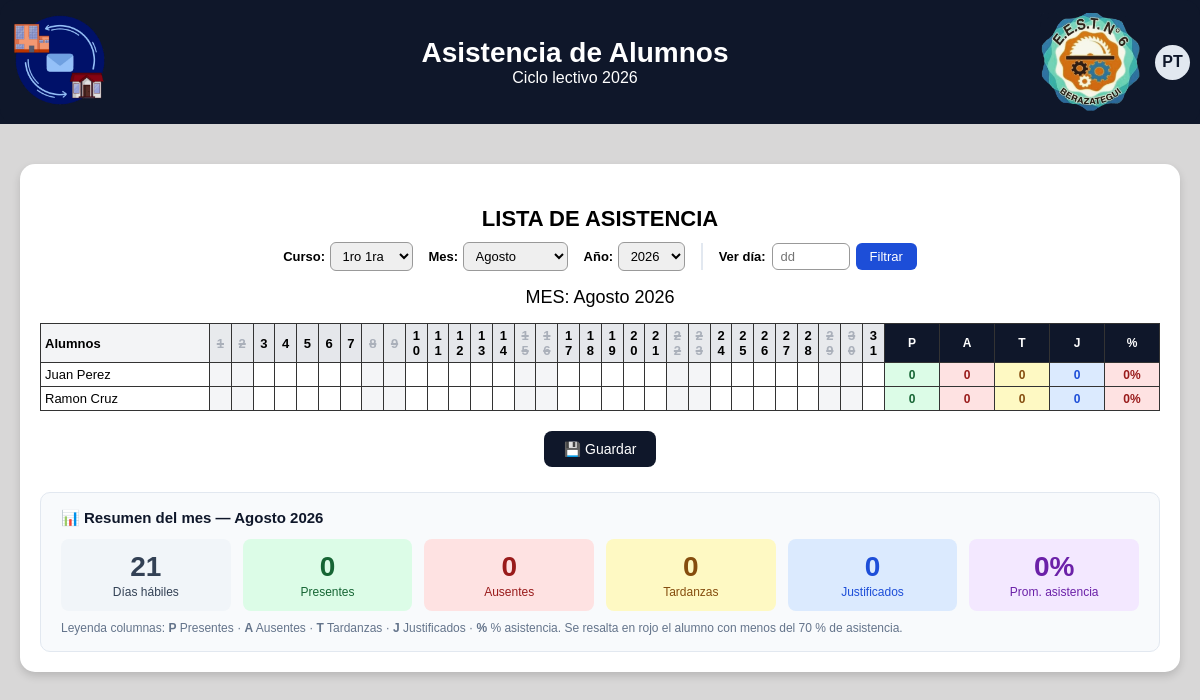
The app's page /S.G.I-Campus-VerFINAL-7mo7ma/asistencia.php (signed in) with its own data.
### tables this page shows
CREATE TABLE `usuarios` (
  `dni` int(10) UNSIGNED NOT NULL,
  `password` varchar(100) NOT NULL,
  `nombre` varchar(100) NOT NULL,
  `rol` varchar(20) NOT NULL,
  `password_changed` tinyint(1) NOT NULL DEFAULT 1
);

### S.G.I-Campus-VerFINAL-7mo7ma/asistencia.php (the view, shortened to what this page needs)
<?php
$rol        = strtolower($_SESSION['rol']);
$dniUsuario = (int)$_SESSION['dni'];
$conn = new mysqli("localhost", "root", "", "campus");
$conn->set_charset("utf8mb4");
$yearActual    = (int)date('Y');
$yearEscolarId = 0;
$stmt = $conn->prepare("SELECT id FROM year_escolar WHERE year = ? LIMIT 1");
$stmt->bind_param("i", $yearActual);
$stmt->execute();
$stmt->bind_result($yearEscolarId);
if (!$yearEscolarId) {
    $res = $conn->query("SELECT id FROM year_escolar ORDER BY year DESC LIMIT 1");
    $row = $res->fetch_assoc();
    $yearEscolarId = $row ? (int)$row['id'] : 1;
}
$cursos = [];
if ($rol === 'directivo') {
    $sql = "SELECT c.id,
                   CONCAT(cy.year,' ', cd.division,
                          IF(m.nombre IS NULL,'', CONCAT(' - ', m.nombre))) AS nombre
            FROM curso c
            JOIN curso_year cy ON cy.id = c.curso_year_id
            JOIN curso_division cd ON cd.id = c.curso_division_id
            LEFT JOIN modalidad m ON m.id = c.modalidad_id
            ORDER BY cy.id, cd.id";
    $res = $conn->query($sql);
    while ($fila = $res->fetch_assoc()) $cursos[] = $fila;
} elseif ($rol === 'profesor') {
    $sql = "SELECT DISTINCT c.id,
                   CONCAT(cy.year,' ', cd.division,
                          IF(m.nombre IS NULL,'', CONCAT(' - ', m.nombre))) AS nombre
            FROM docente_materia_curso dmc
            JOIN curso_materia cm ON cm.id = dmc.curso_materia_id
            JOIN curso c ON c.id = cm.curso_id
            JOIN curso_year cy ON cy.id = c.curso_year_id
            JOIN curso_division cd ON cd.id = c.curso_division_id
            LEFT JOIN modalidad m ON m.id = c.modalidad_id
            WHERE dmc.maestro_dni = ?
            ORDER BY cy.id, cd.id";
    $stmt = $conn->prepare($sql);
    $stmt->bind_param("i", $dniUsuario);
    $stmt->execute();
    $res = $stmt->get_result();
    while ($fila = $res->fetch_assoc()) $cursos[] = $fila;
}
$cursoSeleccionado = isset($_REQUEST['curso_id']) ? (int)$_REQUEST['curso_id'] : (count($cursos) ? (int)$cursos[0]['id'] : 0);
$mesSeleccionado  = isset($_REQUEST['mes'])  ? (int)$_REQUEST['mes']  : (int)date('n');
$anioSeleccionado = isset($_REQUEST['anio']) ? (int)$_REQUEST['anio'] : (int)date('Y');
$diaFiltro = isset($_REQUEST['dia']) && $_REQUEST['dia'] !== '' ? (int)$_REQUEST['dia'] : 0;
$totalDias = cal_days_in_month(CAL_GREGORIAN, $mesSeleccionado, $anioSeleccionado);
$alumnos = [];
if ($cursoSeleccionado) {
    $sql  = "SELECT u.dni, u.nombre FROM asignado_alumno aa
             JOIN usuarios u ON u.dni = aa.alumno_dni
             WHERE aa.curso_id = ? AND aa.year_escolar_id = ? AND aa.estado = 'activo'
             ORDER BY u.nombre";
    $stmt = $conn->prepare($sql);
    $stmt->bind_param("ii", $cursoSeleccionado, $yearEscolarId);
    $stmt->execute();
    $res  = $stmt->get_result();
    while ($fila = $res->fetch_assoc()) $alumnos[] = $fila;
}
$asistencias    = [];
$totalesPorAlumno = [];
foreach ($alumnos as $al) {
    $dni  = (int)$al['dni'];
    $p = $a = $t = $j = 0;
    $total = $p + $a + $t + $j;
    $totalesPorAlumno[$dni] = [
        'presentes'    => $p,
        'ausentes'     => $a,
        'tardanzas'    => $t,
        'justificados' => $j,
        'total'        => $total,
        'porcentaje'   => $total > 0 ? round(($p + $j) / $total * 100, 1) : 0,
    ];
}
$diasLaborablesDelMes = 0;
for ($d = 1; $d <= $totalDias; $d++) {
    $dow = (int)date('w', strtotime(sprintf('%04d-%02d-%02d', $anioSeleccionado, $mesSeleccionado, $d)));
    if ($dow !== 0 && $dow !== 6) $diasLaborablesDelMes++;
}
$meses = [1=>'Enero','Febrero','Marzo','Abril','Mayo','Junio','Julio','Agosto','Septiembre','Octubre','Noviembre','Diciembre'];
$diasAMostrar = [];
if ($diaFiltro > 0) {
    $diasAMostrar = [$diaFiltro];
} else {
    for ($d = 1; $d <= $totalDias; $d++) $diasAMostrar[] = $d;
}
?>
<!DOCTYPE html>
<html lang="es">
<head>
  <link rel="stylesheet" href="css/navbar.css">
  <link rel="stylesheet" href="css/avatar.css">
</head>
<body>
<header>
  <div class="navbar">
    <a href="SGI.php"><img src="imagenes/newlogo1.webp" class="logo2" alt="SGI"></a>
    <div class="title-box">
      <h1>Asistencia de Alumnos</h1>
      <h2>Ciclo lectivo <?php echo htmlspecialchars($yearActual); ?></h2>
    </div>
    <img src="imagenes/logotecn6.webp" alt="E.E.S.T N°6" class="logo">
    <div class="account" id="accountBtn">
      <div class="avatar" id="avatarInitials"></div>
    </div>
  </div>
</header>
<main>
  <div class="contenedor">
    <h3 class="titulo-asistencia">Lista de Asistencia</h3>
    <form method="GET" style="margin:0 0 10px 0;" id="formFiltros">
      <div class="filtros-superior">
        <div>
          <label>Curso:</label>
          <select name="curso_id" onchange="this.form.submit()">
            <?php foreach ($cursos as $c): ?>
              <option value="<?php echo $c['id']; ?>" <?php if ($cursoSeleccionado == $c['id']) echo 'selected'; ?>>
                <?php echo htmlspecialchars($c['nombre']); ?>
              </option>
            <?php endforeach; ?>
          </select>
        </div>
        <div>
          <label>Mes:</label>
          <select name="mes" onchange="this.form.submit()">
            <?php foreach ($meses as $num => $nom): ?>
              <option value="<?php echo $num; ?>" <?php if ($mesSeleccionado == $num) echo 'selected'; ?>>
                <?php echo $nom; ?>
              </option>
            <?php endforeach; ?>
          </select>
        </div>
        <div>
          <label>Año:</label>
          <select name="anio" onchange="this.form.submit()">
            <?php for ($y = $yearActual-1; $y <= $yearActual+1; $y++): ?>
              <option value="<?php echo $y; ?>" <?php if ($anioSeleccionado == $y) echo 'selected'; ?>>
                <?php echo $y; ?>
              </option>
            <?php endfor; ?>
          </select>
        </div>
        <div style="display:flex;align-items:center;gap:6px;border-left:2px solid #e2e8f0;padding-left:16px;">
          <label>Ver día:</label>
          <input type="number" name="dia" id="inputDia" min="1" max="<?php echo $totalDias; ?>"
                 value="<?php echo $diaFiltro > 0 ? $diaFiltro : ''; ?>"
                 placeholder="dd" style="width:60px;">
          <button type="submit" class="btn-filtrar">Filtrar</button>
        </div>
      </div>
    </form>
    <div class="subtitulo-mes">
      <?php if ($diaFiltro > 0): ?>
        <span class="badge-dia-unico">
          📅 Mostrando solo: <?php echo $diaFiltro . ' de ' . $meses[$mesSeleccionado] . ' ' . $anioSeleccionado; ?>
        </span>
      <?php else: ?>
        MES: <?php echo $meses[$mesSeleccionado]; ?> <?php echo $anioSeleccionado; ?>
      <?php endif; ?>
    </div>
    <form method="POST">
      <div style="overflow-x:auto;">
      <table>
        <thead>
          <tr>
            <th class="alumnos-col">Alumnos</th>
            <?php foreach ($diasAMostrar as $d):
              $fechaDia      = sprintf('%04d-%02d-%02d', $anioSeleccionado, $mesSeleccionado, $d);
              $esFinDeSemana = in_array((int)date('w', strtotime($fechaDia)), [0, 6]);
            ?>
              <th class="dia-col<?php echo $esFinDeSemana ? ' dia-no-laborable' : ''; ?>">
                <?php echo $d; ?>
              </th>
            <?php endforeach; ?>
            <?php if ($diaFiltro === 0): ?>
            <th class="total-col">P</th>
            <th class="total-col">A</th>
            <th class="total-col">T</th>
            <th class="total-col">J</th>
            <th class="total-col">%</th>
            <?php endif; ?>
          </tr>
        </thead>
        <tbody>
        <?php if (!$alumnos): ?>
          <tr><td colspan="<?php echo count($diasAMostrar) + ($diaFiltro === 0 ? 6 : 1); ?>">No hay alumnos asignados a este curso.</td></tr>
        <?php else: ?>
          <?php foreach ($alumnos as $al):
                $dniAl = (int)$al['dni']; ?>
            <tr>
              <td style="text-align:left;"><?php echo htmlspecialchars($al['nombre']); ?></td>
              <?php foreach ($diasAMostrar as $d):
                    $fechaDia      = sprintf('%04d-%02d-%02d', $anioSeleccionado, $mesSeleccionado, $d);
                    $esFinDeSemana = in_array((int)date('w', strtotime($fechaDia)), [0, 6]);
                    $valor = $asistencias[$dniAl][$d] ?? '';
                    $clase = $letra = '';
                    if ($esFinDeSemana) $clase .= ' no-laborable';
              ?>
                <td class="celda-estado <?php echo trim($clase); ?>"
                    data-dni="<?php echo $dniAl; ?>"
                    data-dia="<?php echo $d; ?>"
                    data-valor="<?php echo $valor; ?>"
                    data-no-laborable="<?php echo $esFinDeSemana ? '1' : '0'; ?>">
                </td>
              <?php endforeach; ?>
              <?php if ($diaFiltro === 0):
                    $tot = $totalesPorAlumno[$dniAl] ?? ['presentes'=>0,'ausentes'=>0,'tardanzas'=>0,'justificados'=>0,'porcentaje'=>0];
                    $pct = $tot['porcentaje'];
                    $pctClass = $pct >= 85 ? 'pct-ok' : ($pct >= 70 ? 'pct-med' : 'pct-mal');
              ?>
              <td class="total-num total-p"><?php echo $tot['presentes'];    ?></td>
              <td class="total-num total-a"><?php echo $tot['ausentes'];     ?></td>
              <td class="total-num total-t"><?php echo $tot['tardanzas'];    ?></td>
              <td class="total-num total-j"><?php echo $tot['justificados']; ?></td>
              <td class="total-num total-pct <?php echo $pctClass; ?>"><?php echo $pct; ?>%</td>
              <?php endif; ?>
            </tr>
          <?php endforeach; ?>
        <?php endif; ?>
        </tbody>
      </table>
      </div>
      <div class="botones">
        <button type="submit" name="guardar">💾 Guardar</button>
      </div>
    </form>
    <?php if ($alumnos && $diaFiltro === 0):
      $totP = $totA = $totT = $totJ = 0;
      foreach ($totalesPorAlumno as $t) {
          $totP += $t['presentes']; $totA += $t['ausentes'];
          $totT += $t['tardanzas']; $totJ += $t['justificados'];
      }
      $totalReg      = $totP + $totA + $totT + $totJ;
      $promAsistencia = $totalReg > 0 ? round(($totP + $totJ) / $totalReg * 100, 1) : 0;
    ?>
    <div class="resumen-totales">
      <h4>📊 Resumen del mes — <?php echo $meses[$mesSeleccionado] . ' ' . $anioSeleccionado; ?></h4>
      <div class="resumen-grid">
        <div class="resumen-card rc-dias">
          <div class="rc-num"><?php echo $diasLaborablesDelMes; ?></div>
          <div class="rc-lbl">Días hábiles</div>
        </div>
        <div class="resumen-card rc-pres">
          <div class="rc-num"><?php echo $totP; ?></div>
          <div class="rc-lbl">Presentes</div>
        </div>
        <div class="resumen-card rc-aus">
          <div class="rc-num"><?php echo $totA; ?></div>
          <div class="rc-lbl">Ausentes</div>
        </div>
        <div class="resumen-card rc-tard">
          <div class="rc-num"><?php echo $totT; ?></div>
          <div class="rc-lbl">Tardanzas</div>
        </div>
        <div class="resumen-card rc-just">
          <div class="rc-num"><?php echo $totJ; ?></div>
          <div class="rc-lbl">Justificados</div>
        </div>
        <div class="resumen-card rc-prom">
          <div class="rc-num"><?php echo $promAsistencia; ?>%</div>
          <div class="rc-lbl">Prom. asistencia</div>
        </div>
      </div>
      <p style="font-size:12px;color:#64748b;margin:10px 0 0;">
        Leyenda columnas: <strong>P</strong> Presentes · <strong>A</strong> Ausentes ·
        <strong>T</strong> Tardanzas · <strong>J</strong> Justificados · <strong>%</strong> % asistencia.
        Se resalta en rojo el alumno con menos del 70&nbsp;% de asistencia.
      </p>
    </div>
    <?php endif; ?>
  </div>
</main>
</body>
</html>

### S.G.I-Campus-VerFINAL-7mo7ma/css/navbar.css (style rules this page uses)
.navbar { background: #0f172a; color: white; display: flex; align-items: center; padding: 10px; z-index: 1001; border-radius: 15px; }

### S.G.I-Campus-VerFINAL-7mo7ma/css/avatar.css (style rules this page uses)
.account { display: flex; align-items: center; margin-left: 15px; position: relative; cursor: pointer; }
.avatar { width: 35px; height: 35px; border-radius: 50%; background: #e2e8f0; color: #0f172a; font-weight: bold; display: flex; align-items: center; justify-content: center; }

### records on screen
usuarios: nombre "Juan Perez", dni "0"
usuarios: nombre "Ramon Cruz", dni "0"

### other values on screen
$meses[$mesSeleccionado] "Agosto"
$anioSeleccionado "2026"
$d "1"
$d "2"
$d "3"
$d "4"
$d "5"
$d "6"
$d "7"
$d "8"
$d "9"
$d "10"
$d "11"
$d "12"
$d "13"
